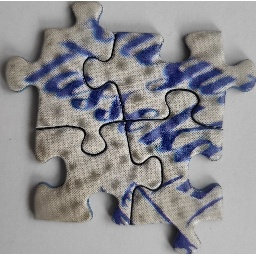
#> input picture data/pzl_3_processed/pzl_3_full_front.jpg, 256 x 256 px
$ python detect_puzzle_silhouette.py
#> lines starting #> are read from the running program, lines starting #| are printed output that depends on the picture; after the words box and inside, x2 and y2 are one past the last pixel; in counts of white or black regions, pixels touching at a corner belong together
#!/usr/bin/env python
# coding: utf-8

# In[53]:


import cv2
import numpy as np
import matplotlib.pyplot as plt
from pathlib import Path


# In[ ]:


# Beispielbild laden
image_path = "../data/pzl_3_processed/pzl_3_full_front.jpg"  # Ersetze durch den tatsächlichen Pfad
image = cv2.imread(image_path)
#> image is the input picture: shape (256, 256, 3); mean B, G, R 146.6, 143.4, 144.2
if image is None:
    print(f"Fehler beim Laden des Bildes: {image_path}")
else:
    plt.imshow(cv2.cvtColor(image, cv2.COLOR_BGR2RGB))
    plt.title("Originalbild")
    plt.axis("off")
    plt.show()


# In[55]:


## Wandle das Bild in Graustufen um ohne die OpenCV-Funktion cvtColor zu verwenden
gray_image = np.dot(image[..., :3], [0.2989, 0.5870, 0.1140])
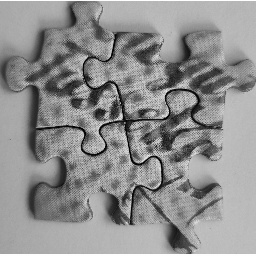
#> gray_image: shape (256, 256) float64; min 0.114, max 255, mean 144.4
# Konvertiere das Graustufenbild in uint8
gray_image = np.clip(gray_image, 0, 255).astype(np.uint8)
# Zeige das Graustufenbild an
plt.imshow(gray_image, cmap='gray')
plt.title("Graustufenbild")
plt.axis("off")
plt.show()


# ### Kantenerkennung mithilfe vom Sobel-Operator

# In[56]:


#Erkenne mithilfe vom Sobel-Operator
#Kanten im Graustufenbild
#ohne die OpenCV-Funktion Sobel zu verwenden

def sobel_operator(image):
    # Sobel-Kernel für x- und y-Richtung
    sobel_x = np.array([[-1, 0, 1],
                        [-2, 0, 2],
                        [-1, 0, 1]])

    sobel_y = np.array([[1, 2, 1],
                        [0, 0, 0],
                        [-1,-2,-1]])

    # Initialisiere das Ergebnisbild
    gradient_magnitude = np.zeros_like(image)

    # Wende den Sobel-Operator an
    for i in range(1, image.shape[0] - 1):
        for j in range(1, image.shape[1] - 1):
            gx = np.sum(sobel_x * image[i-1:i+2, j-1:j+2])
            gy = np.sum(sobel_y * image[i-1:i+2, j-1:j+2])
            gradient_magnitude[i, j] = np.sqrt(gx**2 + gy**2)
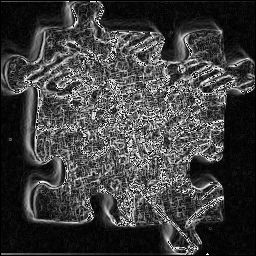
#> gradient_magnitude: shape (256, 256); min 0, max 255, mean 63.4

    return gradient_magnitude
# Wende den Sobel-Operator auf das Graustufenbild an
edges = sobel_operator(gray_image)
# Normalisiere die Kantenstärke auf den Bereich [0, 255]
edges = np.clip(edges, 0, 255).astype(np.uint8)
# Zeige das Ergebnis an
plt.imshow(edges, cmap='gray')


# ### Kantenerkennung mithilfe von Canny-Kantendetektion

# In[58]:


# Kantenerkennung mithilfe von Canny-Kantendetektion ohne die OpenCV-Funktion Canny zu verwenden
def canny_edge_detection(image, low_threshold, high_threshold):
    # Wende den Sobel-Operator an
#> called with low_threshold = 100, high_threshold = 65
    gradient_magnitude = sobel_operator(image)

    # Non-maximum Suppression
    suppressed = np.zeros_like(gradient_magnitude)
    angle = np.arctan2(np.gradient(image, axis=0), np.gradient(image, axis=1)) * 180 / np.pi
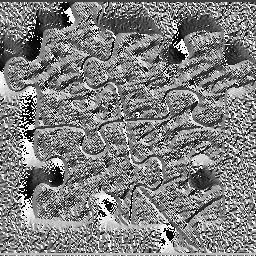
#> angle: shape (256, 256) float64; min -179.7, max 180, mean 1.1; drawn with min black and max white
    angle[angle < 0] += 180
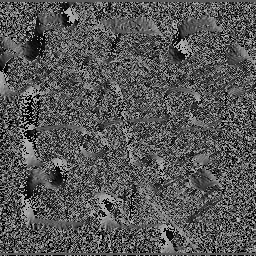
#> angle: shape (256, 256) float64; min 0, max 180, mean 86.6

    for i in range(1, gradient_magnitude.shape[0] - 1):
        for j in range(1, gradient_magnitude.shape[1] - 1):
            q = 255
            r = 255

            # Winkel anpassen
            if (0 <= angle[i, j] < 22.5) or (157.5 <= angle[i, j] <= 180):
                q = gradient_magnitude[i, j + 1]
                r = gradient_magnitude[i, j - 1]
            elif (22.5 <= angle[i, j] < 67.5):
                q = gradient_magnitude[i + 1, j - 1]
                r = gradient_magnitude[i - 1, j + 1]
            elif (67.5 <= angle[i, j] < 112.5):
                q = gradient_magnitude[i + 1, j]
                r = gradient_magnitude[i - 1, j]
            elif (112.5 <= angle[i, j] < 157.5):
                q = gradient_magnitude[i - 1, j - 1]
                r = gradient_magnitude[i + 1, j + 1]

            if (gradient_magnitude[i, j] >= q) and (gradient_magnitude[i, j] >= r):
                suppressed[i, j] = gradient_magnitude[i, j]
            else:
                suppressed[i, j] = 0
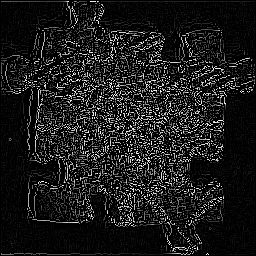
#> suppressed: shape (256, 256); min 0, max 255, mean 27.3

    # Double Thresholding
    strong_edges = (suppressed >= high_threshold)
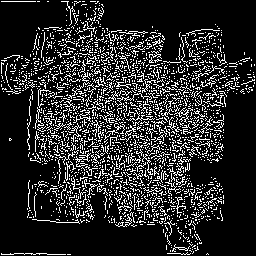
#> strong_edges: shape (256, 256) bool; 16.5% white in thin lines or dots
    weak_edges = ((suppressed >= low_threshold) & (suppressed < high_threshold))
#> weak_edges: shape (256, 256) bool; every value is 0

    # Edge Tracking by Hysteresis
    edges_final = np.zeros_like(suppressed)
    edges_final[strong_edges] = 255

    for i in range(1, suppressed.shape[0] - 1):
        if weak_edges[i, j]:
            if ((strong_edges[i + 1, j - 1] or strong_edges[i + 1, j] or strong_edges[i + 1, j + 1]) or
                (strong_edges[i, j - 1] or strong_edges[i, j + 1]) or
                (strong_edges[i - 1, j - 1] or strong_edges[i - 1, j] or strong_edges[i - 1, j + 1])):
                edges_final[i, j] = 255
#> edges_final: shape (256, 256); 16.5% white in thin lines or dots
    return edges_final
# Wende die Canny-Kantendetektion an
#high_treshold = 65 bei einzelnem Puzzle

edges_canny = canny_edge_detection(gray_image, low_threshold=100, high_threshold=65)
# Zeige das Ergebnis der Canny-Kantendetektion an
plt.imshow(edges_canny, cmap='gray')
plt.title("Canny-Kantendetektion")
plt.axis("off")
plt.show()

$ run again, with data/pzl_3_processed/pzl_3_001_front.jpg copied over data/pzl_3_processed/pzl_3_full_front.jpg
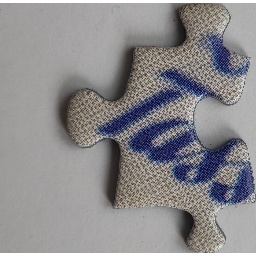
#> input picture data/pzl_3_processed/pzl_3_001_front.jpg, 256 x 256 px
#> image is the input picture: shape (256, 256, 3); mean B, G, R 141.2, 138.6, 140.2
#> after the loop in sobel_operator, `for i in range(1, image.shape[0] - 1):`:
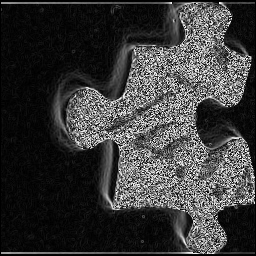
#> gradient_magnitude: shape (256, 256); min 0, max 255, mean 57.5
#> in canny_edge_detection, `strong_edges = (suppressed >= high_threshold)`:
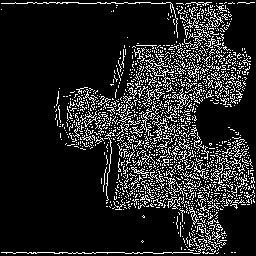
#> strong_edges: shape (256, 256) bool; 13.9% white in thin lines or dots
#> weak_edges: shape (256, 256) bool; every value is 0
